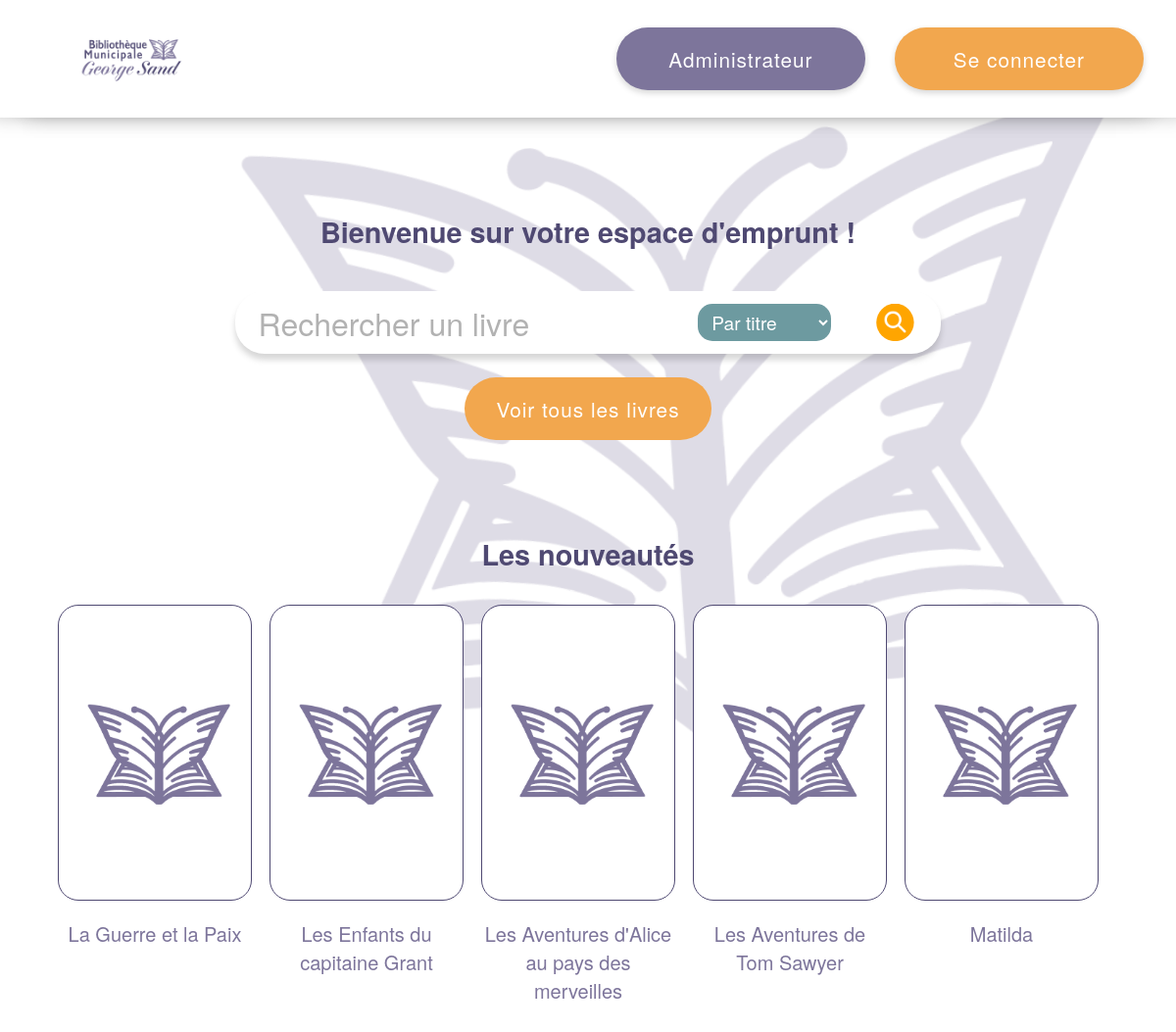
The app's page /ws_dir/view/index.php with its own data.
### tables this page shows
CREATE TABLE book (
    book_id int auto_increment,

    title varchar(255) NOT NULL,
    author varchar(255) NOT NULL,
    editor varchar(255) NOT NULL,
    publication_year int NOT NULL,
    category varchar(255) NOT NULL,
    stock int NOT NULL,

    CONSTRAINT PK_book PRIMARY KEY (book_id)
);

### ws_dir/autoloader.php (called while the page is built, shortened)
<?php
function autoload($class) {
    $rpath = str_replace("\\", "/", $class);
    $fn = __DIR__ . "/" . $rpath . ".php";
}

### ws_dir/App/Utils/Singleton.php (called while the page is built, shortened)
<?php
abstract class Singleton {
    private static $_instances;
    public static function Instance() {
        return static::$_instances[static::class];
    }
    private static function createInstance() {
        static::$_instances[static::class] = new static();
    }
}

### ws_dir/App/Controller/HomeController.php (called while the page is built, shortened)
<?php
class HomeController {
    public function __construct() {
        $sm = SessionManager::Instance();
    }
    public function everyBookLink() {
        return Constants::PAGE_BOOKSEARCH;
    }
}

### ws_dir/App/Model/DBObject.php (called while the page is built, shortened)
<?php
abstract class DBObject {
    protected static $all_properties;
    private $obj_arr;
    public function __construct() {
        $this->obj_arr = [];
    }
    public function __get($name)
    {
        return $this->obj_arr[$name] ?? null;
    }
    public static function getPropertyDBName($name) {
        return static::$all_properties[$name] ?? null;
    }
    public static function createFromDBArr($values) {
        $v = new static();
        $v->setValFromDBArr($values);
        return $v;
    }
    protected static function trySelectOBJFromDB(string $request) {
        $res = Database::getConnection()->query($request);
        $rs = [];
        while ($val = $res->fetch()) {
            array_push($rs, static::createFromDBArr($val));
        }
        return $rs;
    }
    protected function setValFromDBArr($values) {
        foreach (static::$all_properties as $k => $v) {
            if (array_key_exists($v, $values)) {
                $this->obj_arr[$k] = $values[$v];
            }
        }
    }
}

### ws_dir/App/Model/DBObjects/Book.php (called while the page is built, shortened)
<?php
class Book extends DBObject {
    public static function getBookCoverPath(int $bookId): string {
        $fn = "cov_" . strval($bookId) . ".jpg";
        $full_fn = Utils::getFullStorageFolder() . "/Cover/" . $fn;
        $cp = static::CoverPlaceholderImage;
        return !file_exists($full_fn) ? $cp : Utils::getRootStorageFolder() . "/Cover/" . $fn;
    }
    public static function getNewestBooks(int $count) {
        $tn = self::TableName;
        $bid_field = self::getPropertyDBName("Id");
        $request = "SELECT * FROM $tn
                    ORDER BY $bid_field DESC
                    LIMIT $count";
        return self::trySelectOBJFromDB($request);
    }
    public function getCoverPath(): string {
        return static::getBookCoverPath($this->Id);
    }
}

### ws_dir/App/Model/Database.php (called while the page is built, shortened)
<?php
class Database extends Singleton {
    private \PDO $connection;
    protected function __construct() {
        $host = getenv(self::DB_ENV_HOST) ?: self::DB_DEFAULT_HOST;
        $name = getenv(self::DB_ENV_NAME) ?: self::DB_DEFAULT_NAME;
        $user = getenv(self::DB_ENV_USER) ?: self::DB_DEFAULT_USER;
        $pass = getenv(self::DB_ENV_PASS) ?: self::DB_DEFAULT_PASS;
        try {
            $dsn = "mysql:host=" . $host . ";dbname=" . $name;
            $this->connection = new \PDO($dsn, $user, $pass);
        } catch (PDOException $e) {
            Utils::showErrorCode(Database::ConnectionErrorCode, Database::ConnectionErrorMsg);
        }
    }
    public static function getConnection() {
        return static::Instance()->connection();
    }
    public function connection(): \PDO {
        return $this->connection;
    }
}

### ws_dir/App/Utils/Utils.php (called while the page is built, shortened)
<?php
class Utils {
    public static function getFullAppFolder(): string {
        return __ROOT . "/App";
    }
    public static function getFullStorageFolder(): string {
        return self::getFullAppFolder() . "/Storage";
    }
}

### ws_dir/view/index.php (the view, shortened to what this page needs)
<?php
require_once "../autoloader.php";
$hc = new HomeController;
?>
<!DOCTYPE html>
<html lang="fr">
<head>
    <link rel="stylesheet" href=<?= Constants::STYLE_GLOBAL ?>>
    <link rel="stylesheet" href=<?= Constants::STYLE_INDEX ?>>
</head>
<body>
    <main>
        <section class="main-search">
            <h1>Bienvenue sur votre espace d'emprunt !</h2>
            <div class="search-bar-container">
            </div>
            <a href="<?= $hc->everyBookLink() ?>" class="button btn-color-1">Voir tous les livres</a>
        </section>
        <section class="main-news">
            <h1 class="category-title">Les nouveautés</h2>
            <div class="new-books">
                <?php
                $books = Book::getNewestBooks(5);
                if ($books === false) {
                    ?>
                    <p>Impossible de récupérer les nouveautés</p>
                    <?php
                } else {
                    foreach ($books as $b) {
                        ?>
                        <a class="book-link" href="<?= Constants::PAGE_BOOK . "?book_id=" . $b->Id ?>">
                            <div class="book-container">
                                <div class="cover-container">
                                    <img src="<?= $b->getCoverPath() ?>" alt="">
                                </div>
                                <p><?= $b->Title ?></p>
                            </div>
                        </a>
                        <?php
                    }
                }
                ?>
            </div>
        </section>
    </main>
</body>
</html>

### ws_dir/style/global.css (style rules this page uses)
:root { --color-palette-1: #4F4972; --color-palette-2: #6D9AA0; --color-palette-3: #7D759B; --color-palette-4: #F2A74E; --color-palette-5: #908AA9; --primary-font: 'Helvetica Neue', serif; }
body { font-family: var(--primary-font); font-weight: 500; font-size: 1.5rem; margin: 0; }
body::after { content: ""; position: fixed; height: 1200px; width: 1200px; top:0; right: 0; transform: translate(7%, -14%) rotate(-4deg); background-image: url("/App/Assets/Images/logo.png"); background-size: cover; background-repeat: no-repeat; opacity: .25; z-index: -1000; }
.button { --btn-color: var(--color-palette-4); --btn-padding-h: 1rem; --btn-padding-w: 2rem; display: flex; position: relative; justify-content: center; align-items: center; width: auto; height: 2rem; color: white; background-color: var(--btn-color); text-decoration: none; letter-spacing: 1px; font-size: 1.3rem; padding: var(--btn-padding-h) var(--btn-padding-w); border-radius: 5rem; transition-duration: 300ms; }
.button::after { --underline-width: calc(75% - 2 * var(--btn-padding-w)); --abs-pos: (50% - var(--underline-width) / 2); content: ""; position: absolute; background-color: var(--btn-color); filter: brightness(90%); bottom: var(--btn-padding-h); width: 0; height: 3px; transition-duration: 250ms; right: calc(var(--abs-pos)); }
.button.btn-color-1 { --btn-color: var(--color-palette-4); }

### ws_dir/style/index.css (style rules this page uses)
main { display: flex; flex-direction: column; gap: 80px; margin-top: 80px; }
section { display: flex; flex-direction: column; align-items: center; gap: 1rem; }
section:last-child { margin-bottom: 100px; }
section h1 { color: var(--color-palette-1); font-size: 1.8rem; margin: 1rem; }
.search-bar-container { width: 60%; }
.new-books { --book-per-row: 5; --gap: 20px; display: grid; width: 90%; grid-template-columns: repeat(auto-fill, calc(100% / var(--book-per-row) - var(--gap))); gap: var(--gap); }
.book-link { text-decoration: none; }
.book-container { --book-cover-height: 200px; display: flex; width: 100%; flex-direction: column; align-items: center; }
.book-container .cover-container { display: flex; position: relative; justify-content: center; align-items: center; width: 100%; height: 300px; background-color: white; outline: 1px solid var(--color-palette-1); border-radius: 20px; overflow: hidden; }
.book-container img { max-width: 100%; max-height: 100%; }
.book-container p { width: 100%; color: var(--color-palette-3); text-align: center; font-size: 1.25rem; overflow-wrap: break-word; }

### ws_dir/style/navbar.css (style rules this page uses)
:root { --nav-bar-height: 15vh; }

### ws_dir/style/searchbar.css (style rules this page uses)
:root { --search-bar-height-tot: 10vh; --search-bar-height-field: 8vh; --search-bar-height-content: 60%; --search-bar-sbutton-size: 50px; --search-bar-sbutton-color: orange; }

### records on screen
book: title "La Guerre et la Paix"
book: title "Les Enfants du capitaine Grant"
book: title "Les Aventures d'Alice au pays des merveilles"
book: title "Les Aventures de Tom Sawyer"
book: title "Matilda"

### other values on screen
$content "Administrateur Se connecter"
